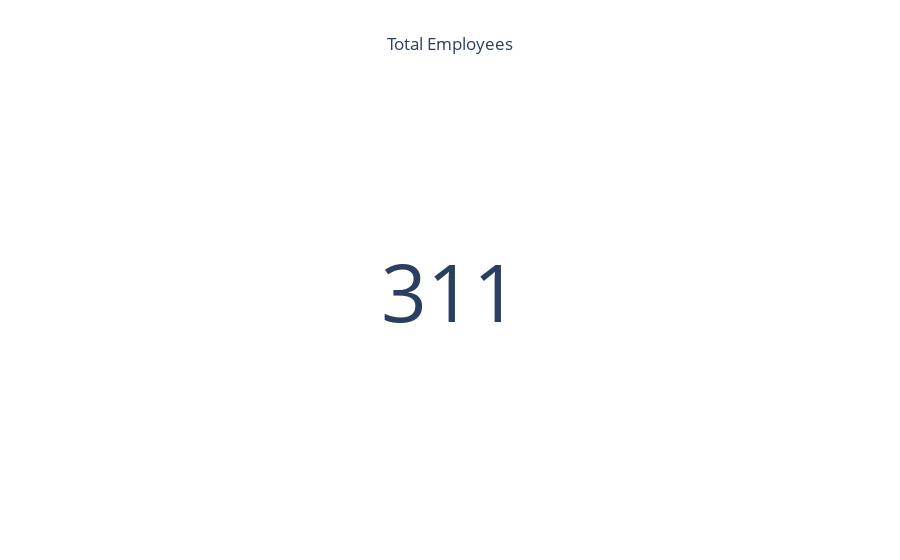

Notebook code for this chart:
### Code cell
data = [go.Indicator(mode = 'number', value = total_emp)]
layout = go.Layout(title = dict(text = 'Total Employees', x = 0.5 ))
fig1 = go.Figure(data = data, layout = layout)
fig1.show()

### Figure 1 — Plotly figure (JSON) as saved in the notebook; plotly's stock layout.template omitted (floating-point values rounded to 4 significant figures)
{"data": [{"mode": "number", "type": "indicator", "value": 311}], "layout": {"title": {"text": "Total Employees", "x": 0.5}}}
